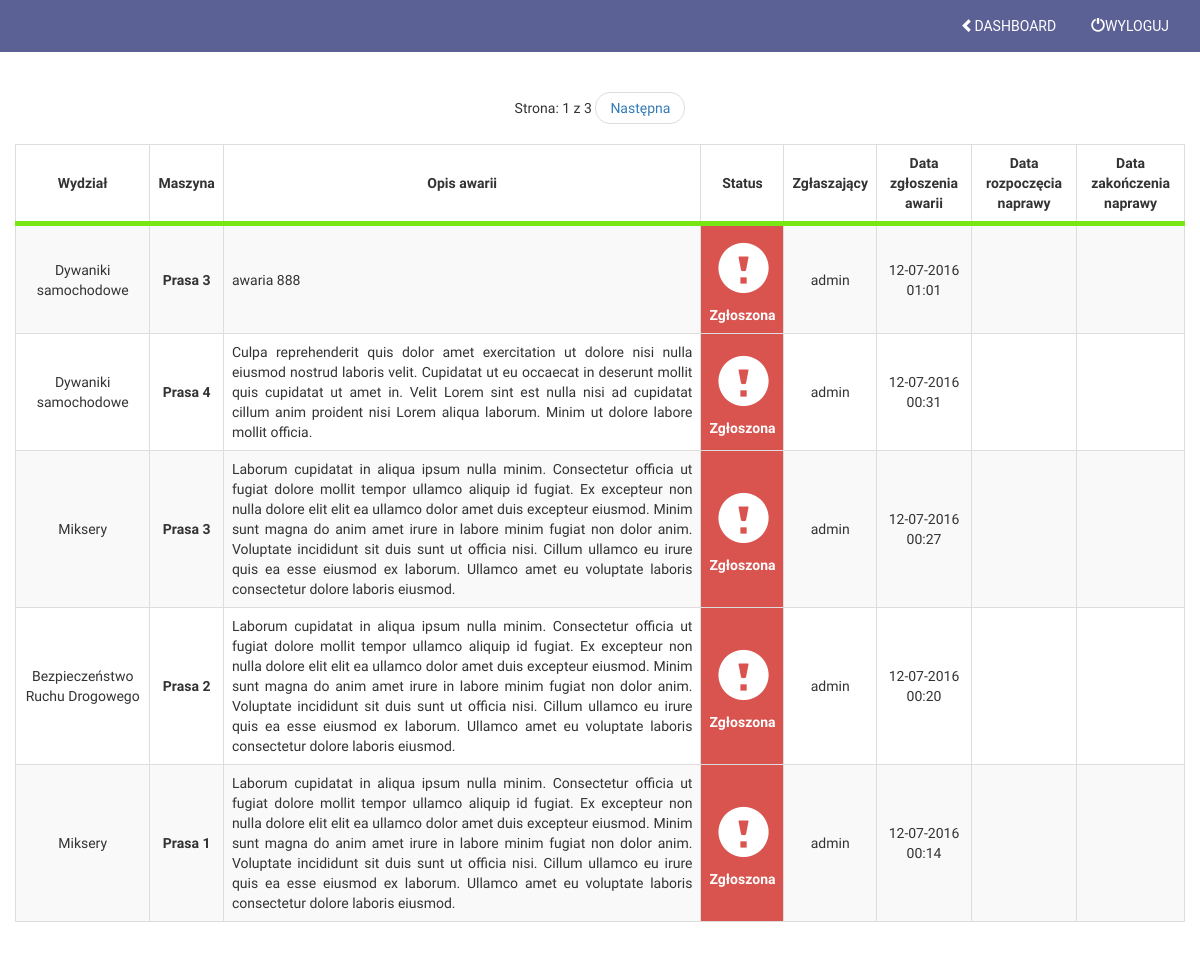
/awarie_all/ (signed in), run on an earlier commit of the app's database.
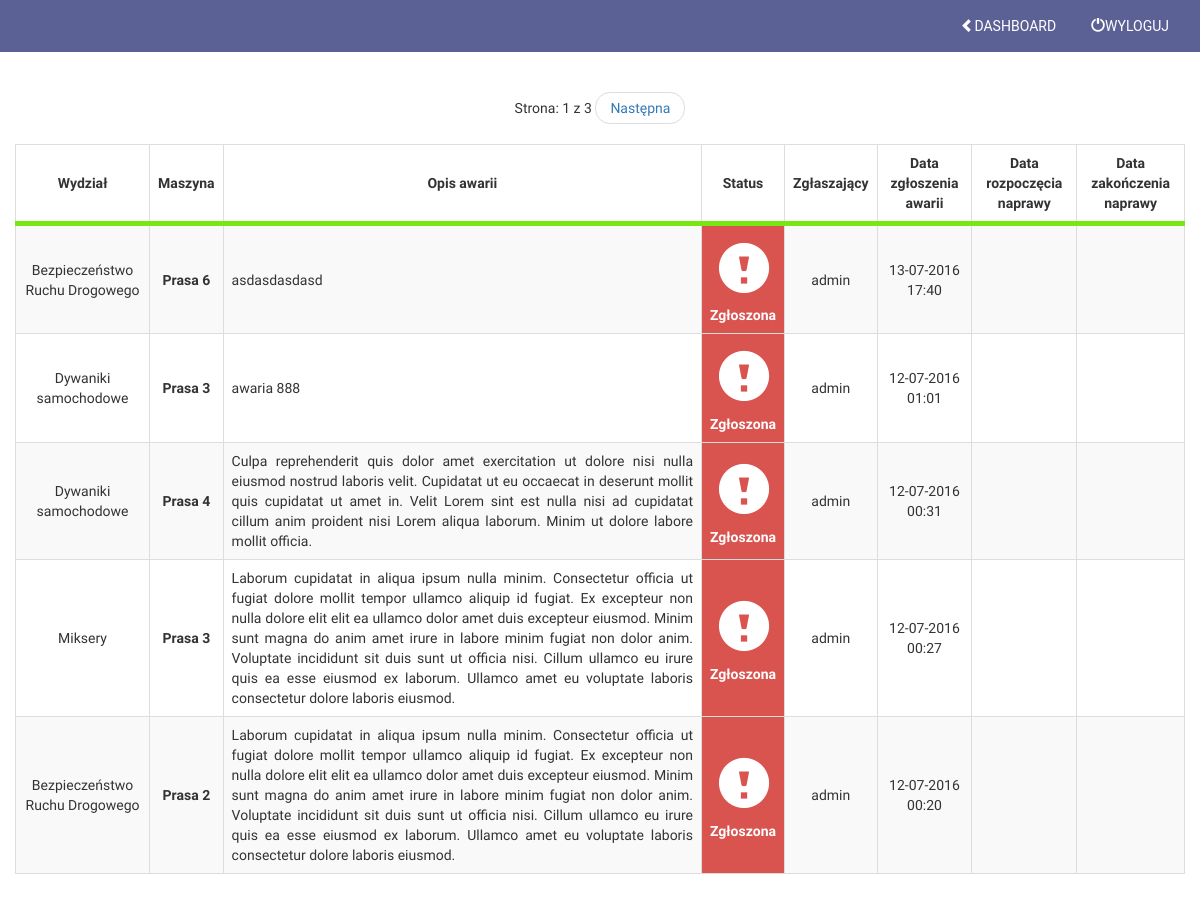
And on a later commit of the database.
### failure/models.py (models this page shows, shortened)
class Awaria(models.Model):
	maszyna = models.ForeignKey(Maszyna, on_delete=models.PROTECT, verbose_name='Maszyna')
	wydzial = models.ForeignKey(Wydzial, verbose_name='Wydział')
	description = models.TextField(verbose_name="Opis awarii", blank=True)
	add_date = models.DateTimeField(auto_now_add=True, verbose_name="Data zgłoszenia")
	repair_date = models.DateTimeField(blank=True, null=True, verbose_name="Data rozpoczęcia naprawy")
	remove_date = models.DateTimeField(blank=True, null=True, verbose_name="Data zakończenia naprawy")
	user = models.ForeignKey(User, verbose_name='Zgłaszający')
	sur = models.CharField(max_length = 50, verbose_name='Przyjęte przez',blank=True, null=True)
	status = models.ForeignKey(Status, default=1, verbose_name='Status')
	class Meta:
         verbose_name = "Awaria"
         verbose_name_plural = "Awarie"

class Wydzial(models.Model):
	nazwa = models.CharField(max_length=50, verbose_name="Nazwa wydziału")
	user = models.ForeignKey(User, verbose_name='Mistrz')
	def __str__(self):
		return self.nazwa
	class Meta:
         verbose_name = "Wydział"
         verbose_name_plural = "Wydziały"

class Maszyna(models.Model):
	nazwa = models.CharField(max_length=50, verbose_name="Nazwa")
	wydzial = models.ForeignKey(Wydzial, verbose_name='Wydział')
	hala = models.ForeignKey(Hala, verbose_name='Hala')
	opiekun = models.ForeignKey(User, verbose_name='Opiekun', default=1)
	def __str__(self):
		return self.nazwa
	class Meta:
         verbose_name = "Maszyna"
         verbose_name_plural = "Maszyny"

class Status(models.Model):
    nazwa = models.CharField(max_length = 50, verbose_name = 'Nazwa')
    def __str__(self):
        return self.nazwa
    class Meta:
        verbose_name = 'Status'
        verbose_name_plural = 'Statusy'

### failure/views.py (the view)
# urls.py: url(r'^awarie_all/$', 'failure.views.awarie_all'),
@login_required
def awarie_all(request):
    awarie_all_list = Awaria.objects.all().order_by('status','-add_date')
    paginator = Paginator(awarie_all_list,5)
    try:
        page = int(request.GET.get('page', '1'))
    except:
        page = 1
    try:
        awarie_all = paginator.page(page)
    except(EmptyPage, InvalidPage):
        awarie_all = paginator.page(paginator.num_pages)
    return render(request, 'awarie_all.html', {
        'awarie_all' : awarie_all
        })

### templates/awarie_all.html (shortened to what this page needs)
{% extends "base.html" %}
{% load staticfiles %}
{% block content %}
<section id="produkt">
<div class="container">
<div class="row">
    {% if awarie_all %}
	<table id="result_list" class="table table-striped table-bordered">
		<thead>
			<tr>
				<th scope="col" class="sortable column">Wydział</th>
				<th scope="col" class="sortable column">Maszyna</th>
				<th scope="col" class="sortable column">Opis awarii</th>
                <th scope="col" class="sortable column">Status</th>
				<th scope="col" class="sortable column">Zgłaszający</th>
				<th scope="col" class="sortable column">Data zgłoszenia awarii</th>
				<th scope="col" class="sortable column">Data rozpoczęcia naprawy</th>
				<th scope="col" class="sortable column">Data zakończenia naprawy</th>
			</tr>
		</thead>
		<tbody>
        {% for awarie in awarie_all.object_list %}
			<tr class="row1 text-center">
				<td class="field-wydzial">{{ awarie.wydzial }}</td>
				<td class="field-maszyna"><strong>{{ awarie.maszyna }}</strong></td>
				<td class="field-opis text-justify">{{ awarie.description }}</td>
				<th class="field-status">{{ awarie.status }}</th>
				<td class="field-declarant">{{ awarie.user }}</td>
				<td class="field-filing_date">{{ awarie.add_date |date:"d-m-Y H:i" }}</td>
				<td class="field-filing_date">{{ awarie.repair_date |date:"d-m-Y H:i" }}</td>
				<td class="field-filing_date">{{ awarie.remove_date |date:"d-m-Y H:i" }}</td>
			</tr>
        {% endfor %}
        </tbody>
        {% else %}
        <p>Brak awarii</p>
	</table>
        {% endif %}
</div>
</div>
		<nav>
			<ul class="pager">
				<li>
					Strona: {{ awarie_all.number }} z {{ awarie_all.paginator.num_pages }}
				</li>
				<li>{% if awarie_all.has_next %}
						<a href="?page={{ awarie_all.next_page_number }}">Następna</a>
					{% endif %}
				</li>
			</ul>
		</nav>
</section>
{% endblock %}

What changed in the data, as far as the page shows it:
no longer on this page (row unchanged): Awaria: wydzial "Miksery", maszyna "Prasa 1", description "Laborum cupidatat in aliqua ipsum nulla minim. Consectetur officia ut fugiat dolore mollit tempor ullamco aliquip id fugiat. Ex excepteur non nulla dolore elit elit ea ullamco dolor amet duis excepteur eiusmod. Minim sunt magna do anim amet irure in labore minim fugiat non dolor anim. Voluptate incididunt sit duis sunt ut officia nisi. Cillum ullamco eu irure quis ea esse eiusmod ex laborum. Ullamco amet eu voluptate laboris consectetur dolore laboris eiusmod.", status "Zgłoszona", user "admin", add_date "12-07-2016 00:14"
added Awaria: wydzial "Bezpieczeństwo Ruchu Drogowego", maszyna "Prasa 6", description "asdasdasdasd", status "Zgłoszona", user "admin", add_date "13-07-2016 17:40"
